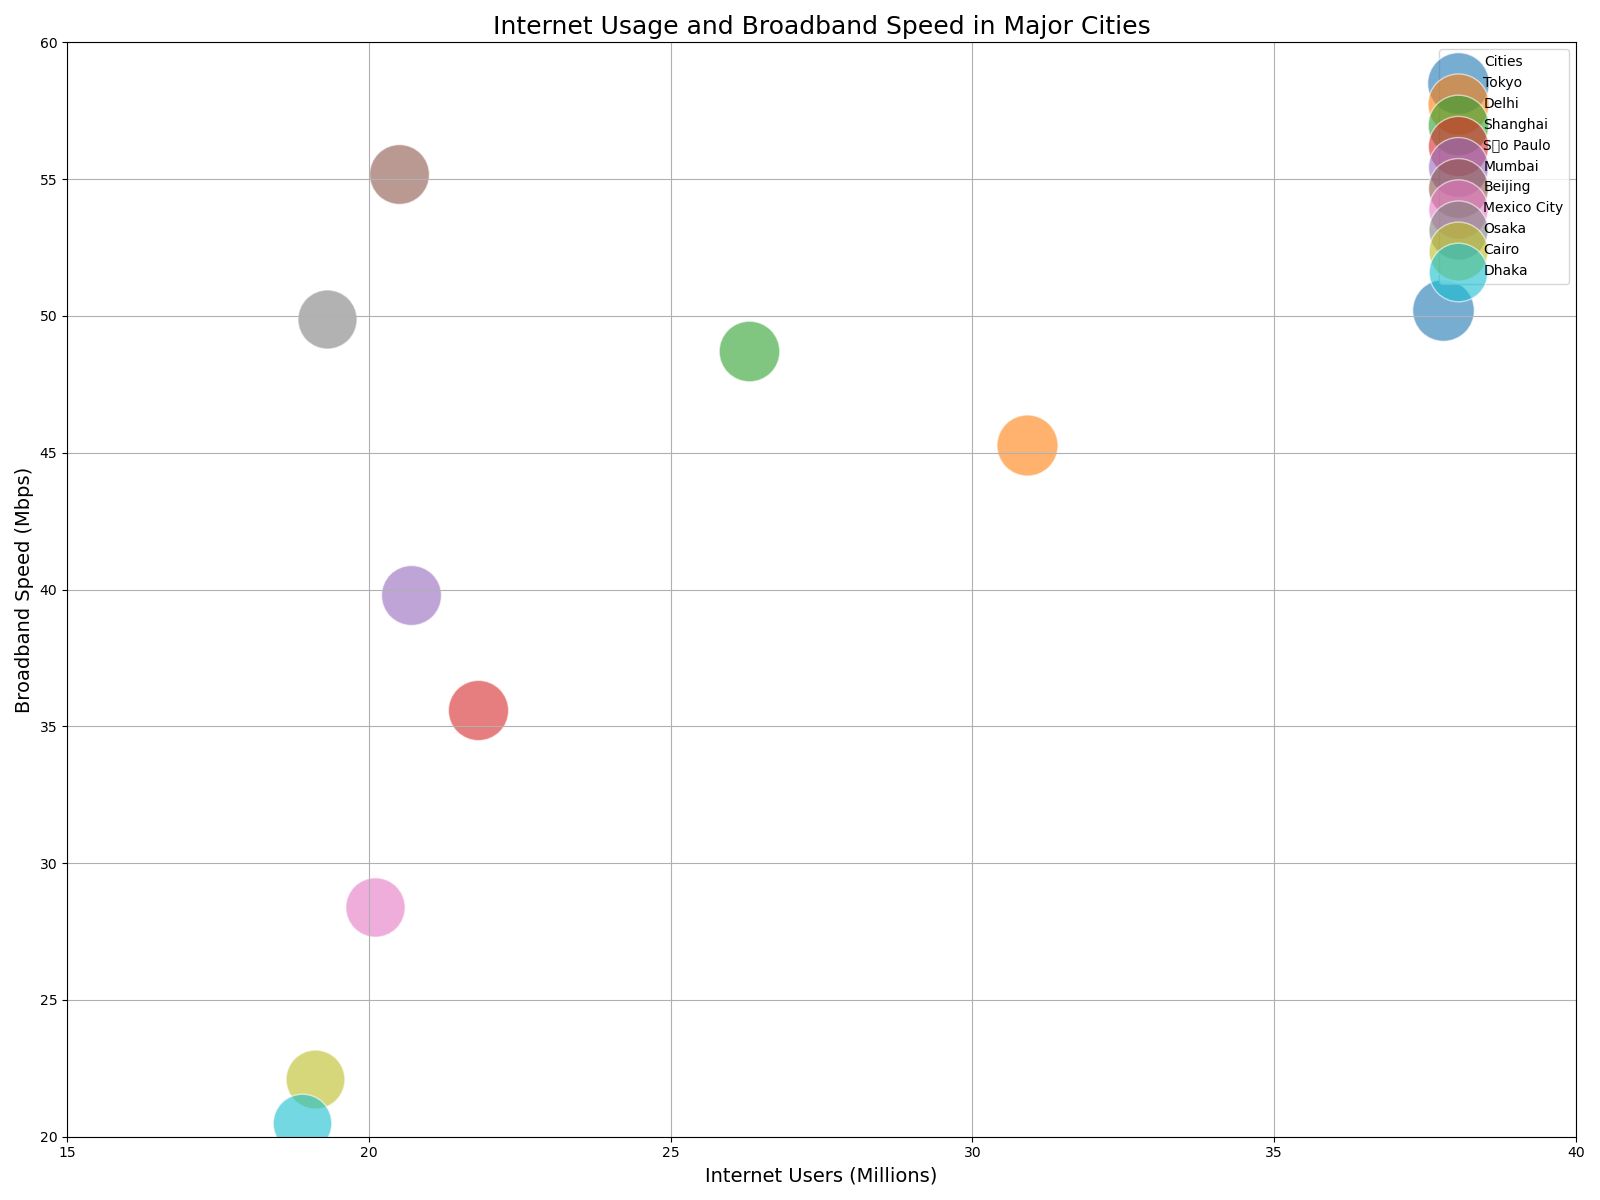

Python code for this plot:

import matplotlib.pyplot as plt

# Data
cities = ['Tokyo', 'Delhi', 'Shanghai', 'São Paulo', 'Mumbai', 'Beijing', 'Mexico City', 'Osaka', 'Cairo', 'Dhaka']
internet_users = [37.8, 30.9, 26.3, 21.8, 20.7, 20.5, 20.1, 19.3, 19.1, 18.9]
broadband_speed = [50.2, 45.3, 48.7, 35.6, 39.8, 55.2, 28.4, 49.9, 22.1, 20.5]
mobile_penetration = [98.5, 96.7, 95.2, 94.0, 93.1, 92.8, 91.3, 90.5, 89.7, 88.9]
colors = ['#1F77B4', '#FF7F0E', '#2CA02C', '#D62728', '#9467BD', '#8C564B', '#E377C2', '#7F7F7F', '#BCBD22', '#17BECF']

# Bubble chart
plt.figure(figsize=(16, 12))
for idx, city in enumerate(cities):
    plt.scatter(internet_users[idx], broadband_speed[idx], s=mobile_penetration[idx]*20, c=colors[idx], label=city, alpha=0.6, edgecolors='w')

# Add titles and labels
plt.title('Internet Usage and Broadband Speed in Major Cities', fontsize=18)
plt.xlabel('Internet Users (Millions)', fontsize=14)
plt.ylabel('Broadband Speed (Mbps)', fontsize=14)

# Additional settings
plt.grid(True)
plt.legend(loc='upper right', title='Cities')
plt.xlim(15, 40)
plt.ylim(20, 60)

# Show plot
plt.tight_layout()
plt.show()
